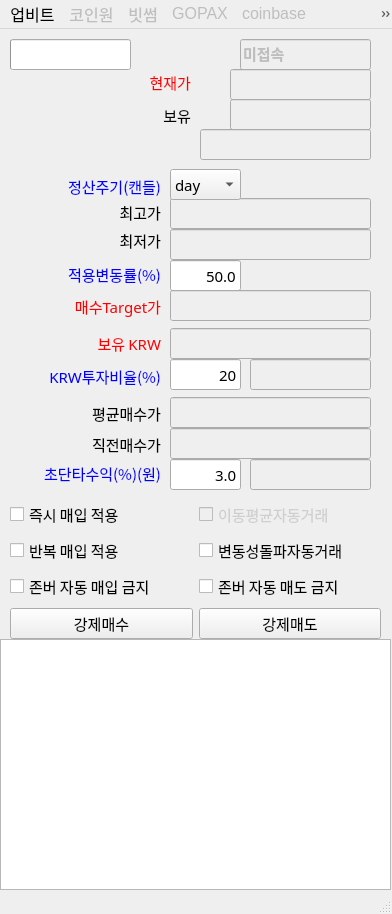
<?xml version="1.0" encoding="UTF-8"?>
<ui version="4.0">
 <class>MainWindow</class>
 <widget class="QMainWindow" name="MainWindow">
  <property name="geometry">
   <rect>
    <x>0</x>
    <y>0</y>
    <width>392</width>
    <height>914</height>
   </rect>
  </property>
  <property name="sizePolicy">
   <sizepolicy hsizetype="Fixed" vsizetype="Fixed">
    <horstretch>0</horstretch>
    <verstretch>0</verstretch>
   </sizepolicy>
  </property>
  <property name="windowTitle">
   <string>24시간 잠들지 않는 bitMeta23.01.27</string>
  </property>
  <property name="windowIcon">
   <iconset>
    <normaloff>2.ico</normaloff>2.ico</iconset>
  </property>
  <property name="windowOpacity">
   <double>80.000000000000000</double>
  </property>
  <property name="animated">
   <bool>false</bool>
  </property>
  <widget class="QWidget" name="centralwidget">
   <widget class="QProgressBar" name="pBar">
    <property name="geometry">
     <rect>
      <x>10</x>
      <y>10</y>
      <width>121</width>
      <height>31</height>
     </rect>
    </property>
    <property name="font">
     <font>
      <pointsize>11</pointsize>
     </font>
    </property>
    <property name="value">
     <number>0</number>
    </property>
    <property name="textVisible">
     <bool>false</bool>
    </property>
    <property name="textDirection">
     <enum>QProgressBar::TopToBottom</enum>
    </property>
   </widget>
   <widget class="QLabel" name="lbl_matic_led">
    <property name="geometry">
     <rect>
      <x>193</x>
      <y>40</y>
      <width>31</width>
      <height>31</height>
     </rect>
    </property>
    <property name="font">
     <font>
      <pointsize>11</pointsize>
     </font>
    </property>
    <property name="text">
     <string/>
    </property>
    <property name="scaledContents">
     <bool>true</bool>
    </property>
   </widget>
   <widget class="QLineEdit" name="lineEdit_yTop">
    <property name="enabled">
     <bool>false</bool>
    </property>
    <property name="geometry">
     <rect>
      <x>170</x>
      <y>169</y>
      <width>201</width>
      <height>31</height>
     </rect>
    </property>
    <property name="font">
     <font>
      <family>맑은 고딕</family>
      <pointsize>11</pointsize>
     </font>
    </property>
    <property name="styleSheet">
     <string notr="true">color: rgb(0, 0, 0);</string>
    </property>
    <property name="alignment">
     <set>Qt::AlignRight|Qt::AlignTrailing|Qt::AlignVCenter</set>
    </property>
   </widget>
   <widget class="QLineEdit" name="lineEdit_yBottom">
    <property name="enabled">
     <bool>false</bool>
    </property>
    <property name="geometry">
     <rect>
      <x>170</x>
      <y>200</y>
      <width>201</width>
      <height>31</height>
     </rect>
    </property>
    <property name="font">
     <font>
      <family>맑은 고딕</family>
      <pointsize>11</pointsize>
     </font>
    </property>
    <property name="alignment">
     <set>Qt::AlignRight|Qt::AlignTrailing|Qt::AlignVCenter</set>
    </property>
   </widget>
   <widget class="QLineEdit" name="lineEdit_targetPrice">
    <property name="enabled">
     <bool>false</bool>
    </property>
    <property name="geometry">
     <rect>
      <x>170</x>
      <y>261</y>
      <width>201</width>
      <height>31</height>
     </rect>
    </property>
    <property name="font">
     <font>
      <family>맑은 고딕</family>
      <pointsize>11</pointsize>
     </font>
    </property>
    <property name="alignment">
     <set>Qt::AlignRight|Qt::AlignTrailing|Qt::AlignVCenter</set>
    </property>
   </widget>
   <widget class="QLabel" name="label_10">
    <property name="geometry">
     <rect>
      <x>0</x>
      <y>434</y>
      <width>161</width>
      <height>21</height>
     </rect>
    </property>
    <property name="font">
     <font>
      <family>맑은 고딕</family>
      <pointsize>11</pointsize>
     </font>
    </property>
    <property name="styleSheet">
     <string notr="true">color:blue;</string>
    </property>
    <property name="text">
     <string>초단타수익(%)(원)</string>
    </property>
    <property name="alignment">
     <set>Qt::AlignRight|Qt::AlignTrailing|Qt::AlignVCenter</set>
    </property>
   </widget>
   <widget class="QLineEdit" name="lineEdit_boyuMATIC">
    <property name="enabled">
     <bool>false</bool>
    </property>
    <property name="geometry">
     <rect>
      <x>230</x>
      <y>70</y>
      <width>141</width>
      <height>31</height>
     </rect>
    </property>
    <property name="font">
     <font>
      <family>맑은 고딕</family>
      <pointsize>11</pointsize>
     </font>
    </property>
    <property name="alignment">
     <set>Qt::AlignRight|Qt::AlignTrailing|Qt::AlignVCenter</set>
    </property>
   </widget>
   <widget class="QLineEdit" name="lineEdit_boyuKRW">
    <property name="enabled">
     <bool>false</bool>
    </property>
    <property name="geometry">
     <rect>
      <x>170</x>
      <y>299</y>
      <width>201</width>
      <height>31</height>
     </rect>
    </property>
    <property name="font">
     <font>
      <family>맑은 고딕</family>
      <pointsize>11</pointsize>
     </font>
    </property>
    <property name="alignment">
     <set>Qt::AlignRight|Qt::AlignTrailing|Qt::AlignVCenter</set>
    </property>
   </widget>
   <widget class="QLineEdit" name="lineEdit_tujaYul">
    <property name="geometry">
     <rect>
      <x>170</x>
      <y>330</y>
      <width>71</width>
      <height>31</height>
     </rect>
    </property>
    <property name="font">
     <font>
      <family>맑은 고딕</family>
      <pointsize>11</pointsize>
     </font>
    </property>
    <property name="toolTip">
     <string>내가 가진 현금중 얼마를 투자 할 것인가를 결정 합니다.</string>
    </property>
    <property name="text">
     <string>20</string>
    </property>
    <property name="alignment">
     <set>Qt::AlignRight|Qt::AlignTrailing|Qt::AlignVCenter</set>
    </property>
   </widget>
   <widget class="QLineEdit" name="lineEdit_byunYul">
    <property name="geometry">
     <rect>
      <x>170</x>
      <y>231</y>
      <width>71</width>
      <height>31</height>
     </rect>
    </property>
    <property name="font">
     <font>
      <family>맑은 고딕</family>
      <pointsize>11</pointsize>
     </font>
    </property>
    <property name="toolTip">
     <string>적용 변동률이 낮을 수록 공격적인 투자를 하게 됩니다. 50%를 권장합니다.</string>
    </property>
    <property name="text">
     <string>50.0</string>
    </property>
    <property name="alignment">
     <set>Qt::AlignRight|Qt::AlignTrailing|Qt::AlignVCenter</set>
    </property>
   </widget>
   <widget class="QLineEdit" name="lineEdit_upbitPrice">
    <property name="enabled">
     <bool>false</bool>
    </property>
    <property name="geometry">
     <rect>
      <x>230</x>
      <y>40</y>
      <width>141</width>
      <height>31</height>
     </rect>
    </property>
    <property name="font">
     <font>
      <family>맑은 고딕</family>
      <pointsize>11</pointsize>
     </font>
    </property>
    <property name="alignment">
     <set>Qt::AlignRight|Qt::AlignTrailing|Qt::AlignVCenter</set>
    </property>
   </widget>
   <widget class="QLabel" name="lbl_upbitInterest">
    <property name="geometry">
     <rect>
      <x>8</x>
      <y>43</y>
      <width>131</width>
      <height>21</height>
     </rect>
    </property>
    <property name="font">
     <font>
      <family>맑은 고딕</family>
      <pointsize>11</pointsize>
      <weight>75</weight>
      <bold>true</bold>
     </font>
    </property>
    <property name="text">
     <string/>
    </property>
    <property name="alignment">
     <set>Qt::AlignRight|Qt::AlignTrailing|Qt::AlignVCenter</set>
    </property>
   </widget>
   <widget class="QLabel" name="label_16">
    <property name="geometry">
     <rect>
      <x>80</x>
      <y>173</y>
      <width>81</width>
      <height>21</height>
     </rect>
    </property>
    <property name="font">
     <font>
      <family>맑은 고딕</family>
      <pointsize>11</pointsize>
     </font>
    </property>
    <property name="text">
     <string>최고가</string>
    </property>
    <property name="alignment">
     <set>Qt::AlignRight|Qt::AlignTrailing|Qt::AlignVCenter</set>
    </property>
   </widget>
   <widget class="QLabel" name="label_17">
    <property name="geometry">
     <rect>
      <x>80</x>
      <y>201</y>
      <width>81</width>
      <height>20</height>
     </rect>
    </property>
    <property name="font">
     <font>
      <family>맑은 고딕</family>
      <pointsize>11</pointsize>
     </font>
    </property>
    <property name="text">
     <string>최저가</string>
    </property>
    <property name="alignment">
     <set>Qt::AlignRight|Qt::AlignTrailing|Qt::AlignVCenter</set>
    </property>
   </widget>
   <widget class="QLabel" name="label_18">
    <property name="geometry">
     <rect>
      <x>10</x>
      <y>267</y>
      <width>151</width>
      <height>21</height>
     </rect>
    </property>
    <property name="font">
     <font>
      <family>맑은 고딕</family>
      <pointsize>11</pointsize>
      <underline>false</underline>
     </font>
    </property>
    <property name="styleSheet">
     <string notr="true">color:red;</string>
    </property>
    <property name="text">
     <string>매수Target가</string>
    </property>
    <property name="alignment">
     <set>Qt::AlignRight|Qt::AlignTrailing|Qt::AlignVCenter</set>
    </property>
   </widget>
   <widget class="QLabel" name="label_19">
    <property name="geometry">
     <rect>
      <x>10</x>
      <y>304</y>
      <width>151</width>
      <height>21</height>
     </rect>
    </property>
    <property name="font">
     <font>
      <family>맑은 고딕</family>
      <pointsize>11</pointsize>
     </font>
    </property>
    <property name="styleSheet">
     <string notr="true">color:red;</string>
    </property>
    <property name="text">
     <string>보유 KRW</string>
    </property>
    <property name="alignment">
     <set>Qt::AlignRight|Qt::AlignTrailing|Qt::AlignVCenter</set>
    </property>
   </widget>
   <widget class="QLabel" name="lbl_boyuInterest">
    <property name="geometry">
     <rect>
      <x>120</x>
      <y>71</y>
      <width>71</width>
      <height>31</height>
     </rect>
    </property>
    <property name="font">
     <font>
      <family>맑은 고딕</family>
      <pointsize>11</pointsize>
     </font>
    </property>
    <property name="text">
     <string>보유</string>
    </property>
    <property name="alignment">
     <set>Qt::AlignRight|Qt::AlignTrailing|Qt::AlignVCenter</set>
    </property>
   </widget>
   <widget class="QLabel" name="label_22">
    <property name="geometry">
     <rect>
      <x>10</x>
      <y>235</y>
      <width>151</width>
      <height>21</height>
     </rect>
    </property>
    <property name="font">
     <font>
      <family>맑은 고딕</family>
      <pointsize>11</pointsize>
      <underline>false</underline>
     </font>
    </property>
    <property name="styleSheet">
     <string notr="true">color:blue;</string>
    </property>
    <property name="text">
     <string>적용변동률(%)</string>
    </property>
    <property name="alignment">
     <set>Qt::AlignRight|Qt::AlignTrailing|Qt::AlignVCenter</set>
    </property>
   </widget>
   <widget class="QLabel" name="label_11">
    <property name="geometry">
     <rect>
      <x>0</x>
      <y>337</y>
      <width>161</width>
      <height>20</height>
     </rect>
    </property>
    <property name="font">
     <font>
      <family>맑은 고딕</family>
      <pointsize>11</pointsize>
     </font>
    </property>
    <property name="styleSheet">
     <string notr="true">color:blue;</string>
    </property>
    <property name="text">
     <string>KRW투자비율(%)</string>
    </property>
    <property name="alignment">
     <set>Qt::AlignRight|Qt::AlignTrailing|Qt::AlignVCenter</set>
    </property>
   </widget>
   <widget class="QLineEdit" name="lineEdit_gaingYul">
    <property name="geometry">
     <rect>
      <x>170</x>
      <y>430</y>
      <width>71</width>
      <height>31</height>
     </rect>
    </property>
    <property name="font">
     <font>
      <family>맑은 고딕</family>
      <pointsize>11</pointsize>
     </font>
    </property>
    <property name="toolTip">
     <string>무엇보다 우선적으로 적용되는 옵션으로 평균 매수가의 해당 %보다 높을때 단타 매매를 합니다.</string>
    </property>
    <property name="text">
     <string>3.0</string>
    </property>
    <property name="alignment">
     <set>Qt::AlignRight|Qt::AlignTrailing|Qt::AlignVCenter</set>
    </property>
   </widget>
   <widget class="QLabel" name="label_20">
    <property name="geometry">
     <rect>
      <x>140</x>
      <y>43</y>
      <width>51</width>
      <height>21</height>
     </rect>
    </property>
    <property name="font">
     <font>
      <family>맑은 고딕</family>
      <pointsize>11</pointsize>
      <underline>false</underline>
     </font>
    </property>
    <property name="styleSheet">
     <string notr="true">color:red;</string>
    </property>
    <property name="text">
     <string>현재가</string>
    </property>
    <property name="alignment">
     <set>Qt::AlignRight|Qt::AlignTrailing|Qt::AlignVCenter</set>
    </property>
   </widget>
   <widget class="QLineEdit" name="lineEdit_avgMesu">
    <property name="enabled">
     <bool>false</bool>
    </property>
    <property name="geometry">
     <rect>
      <x>170</x>
      <y>368</y>
      <width>201</width>
      <height>31</height>
     </rect>
    </property>
    <property name="font">
     <font>
      <family>맑은 고딕</family>
      <pointsize>11</pointsize>
     </font>
    </property>
    <property name="text">
     <string/>
    </property>
    <property name="alignment">
     <set>Qt::AlignRight|Qt::AlignTrailing|Qt::AlignVCenter</set>
    </property>
   </widget>
   <widget class="QLabel" name="label_12">
    <property name="geometry">
     <rect>
      <x>10</x>
      <y>374</y>
      <width>151</width>
      <height>21</height>
     </rect>
    </property>
    <property name="font">
     <font>
      <family>맑은 고딕</family>
      <pointsize>11</pointsize>
     </font>
    </property>
    <property name="text">
     <string>평균매수가</string>
    </property>
    <property name="alignment">
     <set>Qt::AlignRight|Qt::AlignTrailing|Qt::AlignVCenter</set>
    </property>
   </widget>
   <widget class="QLineEdit" name="lineEdit_lastMesu">
    <property name="enabled">
     <bool>false</bool>
    </property>
    <property name="geometry">
     <rect>
      <x>170</x>
      <y>399</y>
      <width>201</width>
      <height>31</height>
     </rect>
    </property>
    <property name="font">
     <font>
      <family>맑은 고딕</family>
      <pointsize>11</pointsize>
     </font>
    </property>
    <property name="text">
     <string/>
    </property>
    <property name="alignment">
     <set>Qt::AlignRight|Qt::AlignTrailing|Qt::AlignVCenter</set>
    </property>
   </widget>
   <widget class="QLabel" name="label_13">
    <property name="geometry">
     <rect>
      <x>10</x>
      <y>405</y>
      <width>151</width>
      <height>21</height>
     </rect>
    </property>
    <property name="font">
     <font>
      <family>맑은 고딕</family>
      <pointsize>11</pointsize>
     </font>
    </property>
    <property name="text">
     <string>직전매수가</string>
    </property>
    <property name="alignment">
     <set>Qt::AlignRight|Qt::AlignTrailing|Qt::AlignVCenter</set>
    </property>
   </widget>
   <widget class="QLineEdit" name="lineEdit_tujaKum">
    <property name="enabled">
     <bool>false</bool>
    </property>
    <property name="geometry">
     <rect>
      <x>250</x>
      <y>330</y>
      <width>121</width>
      <height>31</height>
     </rect>
    </property>
    <property name="font">
     <font>
      <family>맑은 고딕</family>
      <pointsize>11</pointsize>
     </font>
    </property>
    <property name="alignment">
     <set>Qt::AlignRight|Qt::AlignTrailing|Qt::AlignVCenter</set>
    </property>
   </widget>
   <widget class="QLineEdit" name="lineEdit_gaingKum">
    <property name="enabled">
     <bool>false</bool>
    </property>
    <property name="geometry">
     <rect>
      <x>250</x>
      <y>430</y>
      <width>121</width>
      <height>31</height>
     </rect>
    </property>
    <property name="font">
     <font>
      <family>맑은 고딕</family>
      <pointsize>11</pointsize>
     </font>
    </property>
    <property name="alignment">
     <set>Qt::AlignRight|Qt::AlignTrailing|Qt::AlignVCenter</set>
    </property>
   </widget>
   <widget class="QLabel" name="label_14">
    <property name="geometry">
     <rect>
      <x>140</x>
      <y>0</y>
      <width>51</width>
      <height>41</height>
     </rect>
    </property>
    <property name="font">
     <font>
      <family>맑은 고딕</family>
      <pointsize>11</pointsize>
      <italic>false</italic>
     </font>
    </property>
    <property name="text">
     <string/>
    </property>
    <property name="pixmap">
     <pixmap>3.ico</pixmap>
    </property>
    <property name="scaledContents">
     <bool>true</bool>
    </property>
    <property name="alignment">
     <set>Qt::AlignRight|Qt::AlignTrailing|Qt::AlignVCenter</set>
    </property>
   </widget>
   <widget class="QLineEdit" name="lineEdit_idInfo">
    <property name="enabled">
     <bool>false</bool>
    </property>
    <property name="geometry">
     <rect>
      <x>240</x>
      <y>10</y>
      <width>131</width>
      <height>31</height>
     </rect>
    </property>
    <property name="font">
     <font>
      <family>맑은 고딕</family>
      <pointsize>11</pointsize>
      <weight>75</weight>
      <italic>false</italic>
      <bold>true</bold>
     </font>
    </property>
    <property name="text">
     <string>미접속</string>
    </property>
    <property name="alignment">
     <set>Qt::AlignLeading|Qt::AlignLeft|Qt::AlignVCenter</set>
    </property>
   </widget>
   <widget class="QLineEdit" name="lineEdit_boyuMATIC_2">
    <property name="enabled">
     <bool>false</bool>
    </property>
    <property name="geometry">
     <rect>
      <x>200</x>
      <y>100</y>
      <width>171</width>
      <height>31</height>
     </rect>
    </property>
    <property name="font">
     <font>
      <family>맑은 고딕</family>
      <pointsize>11</pointsize>
     </font>
    </property>
    <property name="alignment">
     <set>Qt::AlignRight|Qt::AlignTrailing|Qt::AlignVCenter</set>
    </property>
   </widget>
   <widget class="QLabel" name="label_23">
    <property name="geometry">
     <rect>
      <x>10</x>
      <y>147</y>
      <width>151</width>
      <height>21</height>
     </rect>
    </property>
    <property name="font">
     <font>
      <family>맑은 고딕</family>
      <pointsize>11</pointsize>
      <underline>false</underline>
     </font>
    </property>
    <property name="styleSheet">
     <string notr="true">color:blue;</string>
    </property>
    <property name="text">
     <string>정산주기(캔들)</string>
    </property>
    <property name="alignment">
     <set>Qt::AlignRight|Qt::AlignTrailing|Qt::AlignVCenter</set>
    </property>
   </widget>
   <widget class="QComboBox" name="comboBox_jugi">
    <property name="geometry">
     <rect>
      <x>170</x>
      <y>140</y>
      <width>71</width>
      <height>31</height>
     </rect>
    </property>
    <property name="sizePolicy">
     <sizepolicy hsizetype="Preferred" vsizetype="Preferred">
      <horstretch>0</horstretch>
      <verstretch>0</verstretch>
     </sizepolicy>
    </property>
    <property name="font">
     <font>
      <family>맑은 고딕</family>
      <pointsize>11</pointsize>
     </font>
    </property>
    <property name="toolTip">
     <string>정산 주기를 조절 할 수 있습니다.</string>
    </property>
    <item>
     <property name="text">
      <string>day</string>
     </property>
    </item>
    <item>
     <property name="text">
      <string>minute1</string>
     </property>
    </item>
    <item>
     <property name="text">
      <string>minute3</string>
     </property>
    </item>
    <item>
     <property name="text">
      <string>minute5</string>
     </property>
    </item>
    <item>
     <property name="text">
      <string>minute10</string>
     </property>
    </item>
    <item>
     <property name="text">
      <string>minute15</string>
     </property>
    </item>
    <item>
     <property name="text">
      <string>munite30</string>
     </property>
    </item>
    <item>
     <property name="text">
      <string>minute60</string>
     </property>
    </item>
    <item>
     <property name="text">
      <string>minute240</string>
     </property>
    </item>
   </widget>
   <widget class="QWidget" name="horizontalLayoutWidget">
    <property name="geometry">
     <rect>
      <x>10</x>
      <y>470</y>
      <width>371</width>
      <height>141</height>
     </rect>
    </property>
    <layout class="QHBoxLayout" name="horizontalLayout">
     <item>
      <layout class="QVBoxLayout" name="verticalLayout">
       <item>
        <widget class="QCheckBox" name="cBox_immediatery_trade">
         <property name="font">
          <font>
           <family>맑은 고딕</family>
           <pointsize>11</pointsize>
          </font>
         </property>
         <property name="toolTip">
          <string>즉시 적용이란 변동성 돌파 자동 거래를 허가 했을때 이미 매수 타갯 가격에 도달 한 경우에  즉시 매수가 이루어 집니다. </string>
         </property>
         <property name="text">
          <string>즉시 매입 적용</string>
         </property>
         <property name="iconSize">
          <size>
           <width>32</width>
           <height>32</height>
          </size>
         </property>
        </widget>
       </item>
       <item>
        <widget class="QCheckBox" name="cBox_banbok_trade">
         <property name="font">
          <font>
           <family>맑은 고딕</family>
           <pointsize>11</pointsize>
          </font>
         </property>
         <property name="toolTip">
          <string>반복매입이란 1회 최초 타겟가격에 매입을 한후 가격이 하락후 재 상승하여 타겟가에 도달 했을때 추가 매입을 시도 하는 옵션입니다.</string>
         </property>
         <property name="text">
          <string>반복 매입 적용</string>
         </property>
         <property name="iconSize">
          <size>
           <width>32</width>
           <height>32</height>
          </size>
         </property>
        </widget>
       </item>
       <item>
        <widget class="QCheckBox" name="cBox_zonbu_mesuNot">
         <property name="font">
          <font>
           <family>맑은 고딕</family>
           <pointsize>11</pointsize>
          </font>
         </property>
         <property name="toolTip">
          <string>존버 매입 금지는 변동성 돌파 매입을 금지 합니다.</string>
         </property>
         <property name="text">
          <string>존버 자동 매입 금지</string>
         </property>
         <property name="iconSize">
          <size>
           <width>32</width>
           <height>32</height>
          </size>
         </property>
        </widget>
       </item>
       <item>
        <widget class="QPushButton" name="btn_mesu">
         <property name="font">
          <font>
           <family>맑은 고딕</family>
           <pointsize>11</pointsize>
          </font>
         </property>
         <property name="text">
          <string>강제매수</string>
         </property>
        </widget>
       </item>
      </layout>
     </item>
     <item>
      <layout class="QVBoxLayout" name="verticalLayout_2">
       <item>
        <widget class="QCheckBox" name="cBox_trade_2">
         <property name="enabled">
          <bool>false</bool>
         </property>
         <property name="font">
          <font>
           <family>맑은 고딕</family>
           <pointsize>11</pointsize>
          </font>
         </property>
         <property name="toolTip">
          <string>변동성 돌파 자동 거래를 허가 하는것이 거래의 시작입니다.</string>
         </property>
         <property name="styleSheet">
          <string notr="true">color: rgb(207, 207, 207);</string>
         </property>
         <property name="text">
          <string>이동평균자동거래</string>
         </property>
         <property name="iconSize">
          <size>
           <width>32</width>
           <height>32</height>
          </size>
         </property>
        </widget>
       </item>
       <item>
        <widget class="QCheckBox" name="cBox_trade">
         <property name="font">
          <font>
           <family>맑은 고딕</family>
           <pointsize>11</pointsize>
          </font>
         </property>
         <property name="toolTip">
          <string>변동성 돌파 자동 거래를 허가 하는것이 거래의 시작입니다.</string>
         </property>
         <property name="text">
          <string>변동성돌파자동거래</string>
         </property>
         <property name="iconSize">
          <size>
           <width>32</width>
           <height>32</height>
          </size>
         </property>
        </widget>
       </item>
       <item>
        <widget class="QCheckBox" name="cBox_zonbu">
         <property name="font">
          <font>
           <family>맑은 고딕</family>
           <pointsize>11</pointsize>
          </font>
         </property>
         <property name="toolTip">
          <string>초단타 수익률이 실현 될 때까지 버티기</string>
         </property>
         <property name="text">
          <string>존버 자동 매도 금지</string>
         </property>
         <property name="iconSize">
          <size>
           <width>32</width>
           <height>32</height>
          </size>
         </property>
        </widget>
       </item>
       <item>
        <widget class="QPushButton" name="btn_medo">
         <property name="font">
          <font>
           <family>맑은 고딕</family>
           <pointsize>11</pointsize>
          </font>
         </property>
         <property name="text">
          <string>강제매도</string>
         </property>
        </widget>
       </item>
      </layout>
     </item>
    </layout>
   </widget>
   <widget class="QWidget" name="verticalLayoutWidget">
    <property name="geometry">
     <rect>
      <x>0</x>
      <y>610</y>
      <width>391</width>
      <height>251</height>
     </rect>
    </property>
    <layout class="QVBoxLayout" name="verticalLayout_3">
     <item>
      <widget class="QTextEdit" name="textEdit_botSend">
       <property name="font">
        <font>
         <family>맑은 고딕</family>
         <pointsize>7</pointsize>
        </font>
       </property>
      </widget>
     </item>
    </layout>
   </widget>
  </widget>
  <widget class="QMenuBar" name="menubar">
   <property name="geometry">
    <rect>
     <x>0</x>
     <y>0</y>
     <width>392</width>
     <height>27</height>
    </rect>
   </property>
   <property name="font">
    <font>
     <pointsize>12</pointsize>
    </font>
   </property>
   <widget class="QMenu" name="menu_2">
    <property name="title">
     <string>업비트</string>
    </property>
    <addaction name="actionLogin"/>
    <addaction name="actionStop"/>
    <addaction name="separator"/>
    <addaction name="actionBTasking"/>
    <addaction name="separator"/>
    <addaction name="actionRegister"/>
   </widget>
   <widget class="QMenu" name="menu_3">
    <property name="enabled">
     <bool>false</bool>
    </property>
    <property name="title">
     <string>코인원</string>
    </property>
    <addaction name="actionInquiry"/>
   </widget>
   <widget class="QMenu" name="menu_4">
    <property name="enabled">
     <bool>false</bool>
    </property>
    <property name="title">
     <string>빗썸</string>
    </property>
   </widget>
   <widget class="QMenu" name="menuGOPAX">
    <property name="enabled">
     <bool>false</bool>
    </property>
    <property name="title">
     <string>GOPAX</string>
    </property>
   </widget>
   <widget class="QMenu" name="menuVinance">
    <property name="enabled">
     <bool>false</bool>
    </property>
    <property name="title">
     <string>Vinance</string>
    </property>
   </widget>
   <widget class="QMenu" name="menucoinbase">
    <property name="enabled">
     <bool>false</bool>
    </property>
    <property name="title">
     <string>coinbase</string>
    </property>
   </widget>
   <widget class="QMenu" name="menuKOSPI">
    <property name="enabled">
     <bool>false</bool>
    </property>
    <property name="title">
     <string>KOSPI</string>
    </property>
   </widget>
   <widget class="QMenu" name="menuNasDaq">
    <property name="enabled">
     <bool>false</bool>
    </property>
    <property name="title">
     <string>NasDaq</string>
    </property>
   </widget>
   <widget class="QMenu" name="menu">
    <property name="font">
     <font>
      <family>맑은 고딕</family>
      <pointsize>11</pointsize>
     </font>
    </property>
    <property name="title">
     <string>알고리즘선택</string>
    </property>
    <addaction name="actionqusehdtjdehfvk"/>
    <addaction name="actioncheksxkaoao"/>
   </widget>
   <widget class="QMenu" name="menuAbout">
    <property name="title">
     <string>About</string>
    </property>
    <addaction name="actionaBot"/>
   </widget>
   <addaction name="menu_2"/>
   <addaction name="menu_3"/>
   <addaction name="menu_4"/>
   <addaction name="menuGOPAX"/>
   <addaction name="menucoinbase"/>
   <addaction name="menuVinance"/>
   <addaction name="menuKOSPI"/>
   <addaction name="menuNasDaq"/>
   <addaction name="menu"/>
   <addaction name="menuAbout"/>
  </widget>
  <widget class="QStatusBar" name="statusbar"/>
  <action name="actionLogin">
   <property name="enabled">
    <bool>true</bool>
   </property>
   <property name="icon">
    <iconset>
     <normaloff>gLed.png</normaloff>gLed.png</iconset>
   </property>
   <property name="text">
    <string>로그인</string>
   </property>
   <property name="font">
    <font>
     <family>맑은 고딕</family>
     <pointsize>12</pointsize>
    </font>
   </property>
  </action>
  <action name="actionStop">
   <property name="enabled">
    <bool>true</bool>
   </property>
   <property name="icon">
    <iconset>
     <normaloff>rLed.png</normaloff>rLed.png</iconset>
   </property>
   <property name="text">
    <string>로그아웃</string>
   </property>
   <property name="font">
    <font>
     <family>맑은 고딕</family>
     <pointsize>12</pointsize>
    </font>
   </property>
  </action>
  <action name="actionInquiry">
   <property name="enabled">
    <bool>false</bool>
   </property>
   <property name="text">
    <string>Inquiry</string>
   </property>
  </action>
  <action name="actionRegister">
   <property name="icon">
    <iconset>
     <normaloff>3.ico</normaloff>3.ico</iconset>
   </property>
   <property name="text">
    <string>회원등록</string>
   </property>
   <property name="font">
    <font>
     <family>맑은 고딕</family>
     <pointsize>12</pointsize>
    </font>
   </property>
  </action>
  <action name="actionqusehdtjdehfvk">
   <property name="checkable">
    <bool>true</bool>
   </property>
   <property name="checked">
    <bool>true</bool>
   </property>
   <property name="text">
    <string>변동성돌파 </string>
   </property>
  </action>
  <action name="actionBTasking">
   <property name="icon">
    <iconset>
     <normaloff>1.ico</normaloff>1.ico</iconset>
   </property>
   <property name="text">
    <string>코인변경</string>
   </property>
   <property name="font">
    <font>
     <family>맑은 고딕</family>
     <pointsize>12</pointsize>
    </font>
   </property>
  </action>
  <action name="actioncheksxkaoao">
   <property name="checkable">
    <bool>true</bool>
   </property>
   <property name="checked">
    <bool>true</bool>
   </property>
   <property name="text">
    <string>분봉초단타매매</string>
   </property>
  </action>
  <action name="actionaBot">
   <property name="icon">
    <iconset>
     <normaloff>bitmetaSmall3.bmp</normaloff>bitmetaSmall3.bmp</iconset>
   </property>
   <property name="text">
    <string>aBot</string>
   </property>
  </action>
 </widget>
 <resources/>
 <connections/>
</ui>
